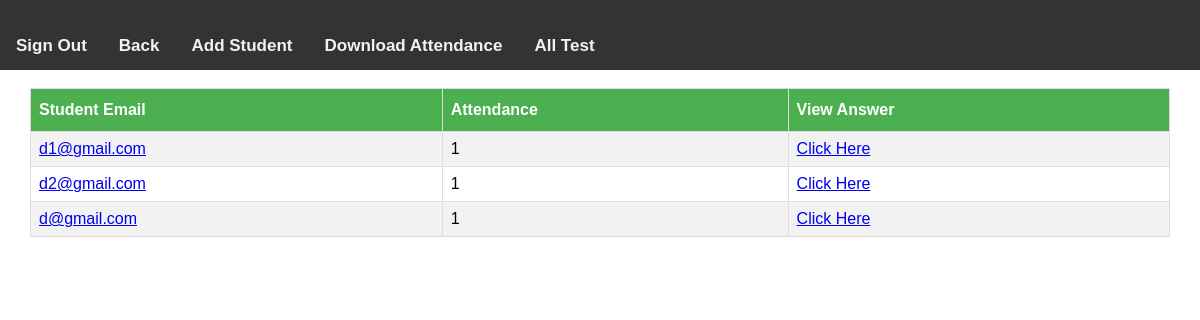
Screenshot of /student_attendance_test_detail.php?test_code=3J5HF0KMYF (signed in) with the database file from the repository.
### tables this page shows
CREATE TABLE `attendance_details` (
  `test_code` varchar(15) NOT NULL,
  `user_email` varchar(50) NOT NULL,
  `attendance` tinyint(1) NOT NULL,
  `test_marks` int(11) NOT NULL,
  `test_document_name` varchar(50) NOT NULL
);

### student_attendance_test_detail.php (the view, shortened to what this page needs)
<!DOCTYPE HTML PUBLIC "-//W3C//DTD HTML 4.01 Frameset//EN">
<html>
<head>
</head>
<body>
	<div class = "topnav">
		<h5><a href = "signout.php">Sign Out</a></h5>
		<h5><a href = "test_view.php<?php
		      $testcode = $_GET['test_code'];
		      echo "?test_code=".$testcode."";
		?>">Back</a></h5>
		<h5><a href = "add_student.php<?php
		      $testcode = $_GET['test_code'];
		      echo "?test_code=".$testcode."";
		?>">Add Student</a></h5>
		<h5><a href = "javascript:exportTableToCSV('
		<?php
		require('database_connection.php');
		$testcode = $_GET['test_code'];
		$sql = "SELECT * FROM test_detail WHERE test_code = '$testcode'";
		$result = mysqli_query($connection, $sql);
		if (mysqli_num_rows($result) > 0) {
		    while($row = mysqli_fetch_assoc($result)) {
		        echo "" . $row["test_title"]. " " . $row["test_date"]. ".csv";
		    }
		}
		?>
		')">Download Attendance</a></h5>
		<h5><a href = "host_test_list.php">All Test</a></h5>
	</div>
	<br/>
<?php
require('database_connection.php');
$testcode = $_GET['test_code'];
$sql = "SELECT * FROM attendance_details WHERE test_code = '$testcode'";
if($result = mysqli_query($connection, $sql)){
    if(mysqli_num_rows($result) > 0){
        echo "<table id='c'>";
            echo "<tr>";
                echo "<th>Student Email</th>";
                echo "<th>Attendance</th>";
                echo "<th>View Answer</th>";
            echo "</tr>";
        while($row = mysqli_fetch_array($result)){
            echo "<tr>";
                echo "<td ><a href='student_profile_view.php?test_code=".$testcode."&email=" . $row['user_email'] . "'>" . $row['user_email'] . "</a></td>";
                echo "<td>" . $row['attendance'] . "</td>";
                if($row['attendance']==1){
                    echo "<td ><a href='host_answer_view_list.php?test_code=".$testcode."&email=" . $row['user_email'] . "'>Click Here</a></td>";
                }
                else {
                    echo "<td>Absent</td>";
                }
            echo "</tr>";
        }
        echo "</table>";
    } else{
        echo "You have not added any student.";
    }
} else{
    echo "ERROR: Could not able to execute $sql. " . mysqli_error($connection);
}
?>
</body>
</html>

### student_attendance_test_detail.php (style rules this page uses)
body { margin: 0; font-family: Arial, Helvetica, sans-serif; }
.topnav { overflow: hidden; background-color: #333; }
.topnav a { float: left; color: #f2f2f2; text-align: center; padding: 14px 16px; text-decoration: none; font-size: 17px; }
#c { font-family: Arial, Helvetica, sans-serif; border-collapse: collapse; width: 95%; margin-left: auto; margin-right: auto; }
#c td, #c th { border: 1px solid #ddd; padding: 8px; }
#c tr:nth-child(even) { background-color: #f2f2f2; }
#c th { padding-top: 12px; padding-bottom: 12px; text-align: left; background-color: #4CAF50; color: white; }

### rows the page displays
attendance_details: user_email "d1@gmail.com", attendance "1"
attendance_details: user_email "d2@gmail.com", attendance "1"
attendance_details: user_email "d@gmail.com", attendance "1"
